Frame 1 (no input): blank canvas, image omitted
Frame 60 (no input): blank canvas, image omitted
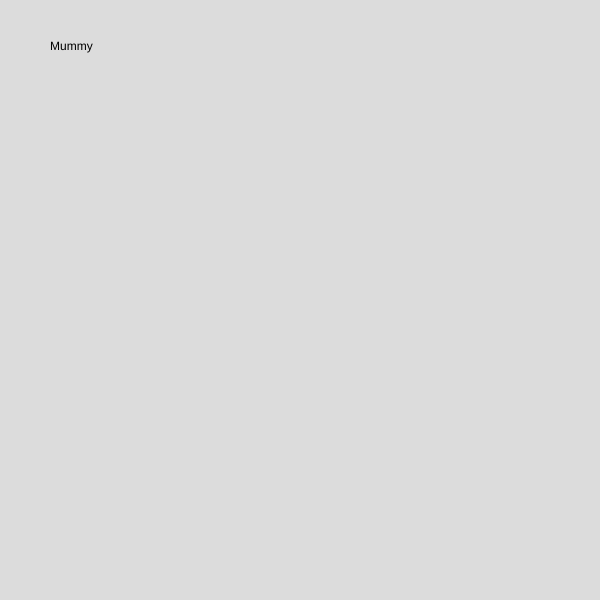
Frame 120 (the mouse pressed at the canvas centre since frame 60)

The p5.js sketch whose frames 1 and 60 were blank and that drew this single picture after the mouse press (run headless with seeded random() and noise() and a simulated clock; from frame 60 on, the mouse is pressed at the canvas centre):

// p5.js sketch
// ── sketch.js
let monsters = [{
  name: "Frankenstein",
  color: "Green"
}, {
  name: "Werewolf",
  color: "Grey"
}, {
  name: "Vampire",
  color: "Red"
}, {
  name: "Mummy",
  color: "Yellow"
}, {
  name: "Robot",
  color: "Silver"
}];

let randomIndex;

function setup() {
  createCanvas(600, 600);
  background(220);

}

function draw() {

}

function mousePressed() {
  background(220);
  randomIndex = int(random(monsters.length));
  text(monsters[randomIndex].name, 50, 50);
  monsters.splice(randomIndex, 1);
}
